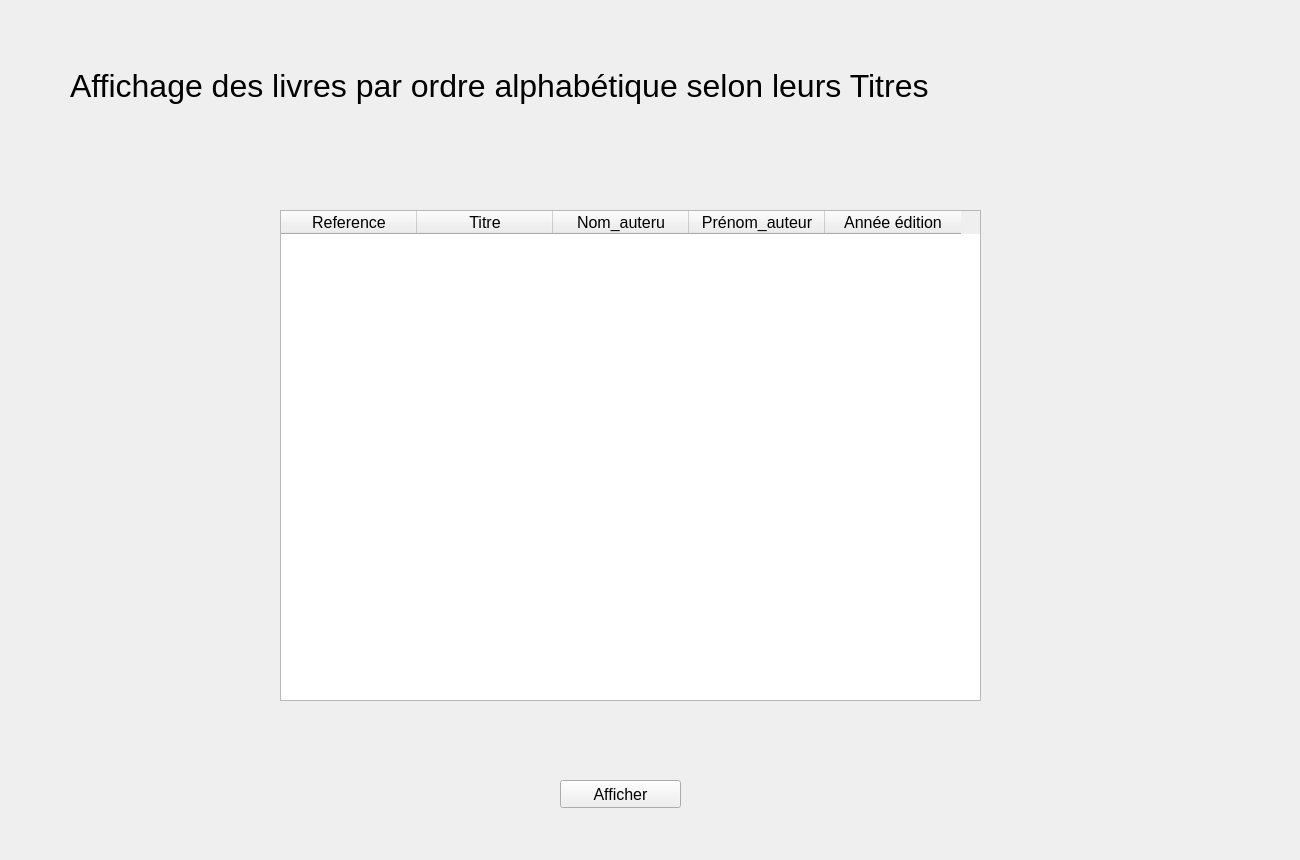
<?xml version="1.0" encoding="UTF-8"?>
<ui version="4.0">
 <class>affichage_livre_ordre</class>
 <widget class="QWidget" name="affichage_livre_ordre">
  <property name="geometry">
   <rect>
    <x>0</x>
    <y>0</y>
    <width>1300</width>
    <height>860</height>
   </rect>
  </property>
  <property name="windowTitle">
   <string>Form</string>
  </property>
  <widget class="QLabel" name="label">
   <property name="geometry">
    <rect>
     <x>0</x>
     <y>0</y>
     <width>1300</width>
     <height>860</height>
    </rect>
   </property>
   <property name="text">
    <string/>
   </property>
   <property name="pixmap">
    <pixmap resource="ressources.qrc">:/ressources/23.jpg</pixmap>
   </property>
   <property name="scaledContents">
    <bool>true</bool>
   </property>
  </widget>
  <widget class="QTableWidget" name="tableWidget">
   <property name="geometry">
    <rect>
     <x>280</x>
     <y>210</y>
     <width>701</width>
     <height>491</height>
    </rect>
   </property>
   <property name="font">
    <font>
     <pointsize>12</pointsize>
    </font>
   </property>
   <property name="styleSheet">
    <string notr="true"/>
   </property>
   <attribute name="horizontalHeaderDefaultSectionSize">
    <number>136</number>
   </attribute>
   <column>
    <property name="text">
     <string>Reference</string>
    </property>
   </column>
   <column>
    <property name="text">
     <string>Titre</string>
    </property>
   </column>
   <column>
    <property name="text">
     <string>Nom_auteru</string>
    </property>
   </column>
   <column>
    <property name="text">
     <string>Prénom_auteur</string>
    </property>
   </column>
   <column>
    <property name="text">
     <string>Année édition</string>
    </property>
   </column>
  </widget>
  <widget class="QLabel" name="label_2">
   <property name="geometry">
    <rect>
     <x>70</x>
     <y>50</y>
     <width>1131</width>
     <height>71</height>
    </rect>
   </property>
   <property name="font">
    <font>
     <pointsize>24</pointsize>
    </font>
   </property>
   <property name="text">
    <string>Affichage des livres par ordre alphabétique selon leurs Titres</string>
   </property>
  </widget>
  <widget class="QPushButton" name="pushButton">
   <property name="geometry">
    <rect>
     <x>560</x>
     <y>780</y>
     <width>121</width>
     <height>28</height>
    </rect>
   </property>
   <property name="font">
    <font>
     <pointsize>12</pointsize>
    </font>
   </property>
   <property name="text">
    <string>Afficher</string>
   </property>
   <property name="checkable">
    <bool>true</bool>
   </property>
  </widget>
 </widget>
 <resources>
  <include location="ressources.qrc"/>
 </resources>
 <connections/>
</ui>
